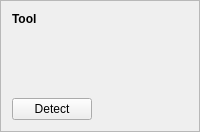
<?xml version="1.0" encoding="UTF-8"?>
<ui version="4.0">
 <class>ToolFrame</class>
 <widget class="QFrame" name="tool_frame">
  <property name="frameShape">
   <enum>QFrame::Shape::StyledPanel</enum>
  </property>
  <property name="frameShadow">
   <enum>QFrame::Shadow::Raised</enum>
  </property>
  <layout class="QVBoxLayout" name="tool_frame_layout">
   <item>
    <widget class="QLabel" name="tool_frame_label">
     <property name="font">
      <font>
       <bold>true</bold>
      </font>
     </property>
     <property name="text">
      <string>Tool</string>
     </property>
    </widget>
   </item>
   <item>
    <widget class="WrappingLabel" name="description_label">
     <property name="wordWrap">
      <bool>true</bool>
     </property>
    </widget>
   </item>
   <item>
    <widget class="QLabel" name="install_label">
     <property name="openExternalLinks">
      <bool>true</bool>
     </property>
    </widget>
   </item>
   <item>
    <widget class="ToolPathControl" name="path_control" native="true"/>
   </item>
   <item>
    <widget class="WrappingLabel" name="status_label">
     <property name="toolTip">
      <string>What the rows above cannot say: a search is going, nothing was found, or the path could not be looked at.</string>
     </property>
     <property name="wordWrap">
      <bool>true</bool>
     </property>
    </widget>
   </item>
   <item>
    <layout class="QHBoxLayout" name="detect_layout">
     <item>
      <widget class="QPushButton" name="detect_button">
       <property name="toolTip">
        <string>Look again for installs on this machine.</string>
       </property>
       <property name="text">
        <string>Detect</string>
       </property>
      </widget>
     </item>
     <item>
      <spacer name="detect_spacer">
       <property name="orientation">
        <enum>Qt::Orientation::Horizontal</enum>
       </property>
       <property name="sizeHint" stdset="0">
        <size>
         <width>0</width>
         <height>0</height>
        </size>
       </property>
      </spacer>
     </item>
    </layout>
   </item>
  </layout>
 </widget>
 <customwidgets>
  <customwidget>
   <class>WrappingLabel</class>
   <extends>QLabel</extends>
   <header>borco_pyside.widgets</header>
  </customwidget>
  <customwidget>
   <class>ToolPathControl</class>
   <extends>QWidget</extends>
   <header>rehuco_agent.settings.ui.tool_path_control</header>
  </customwidget>
 </customwidgets>
 <resources/>
 <connections/>
</ui>
